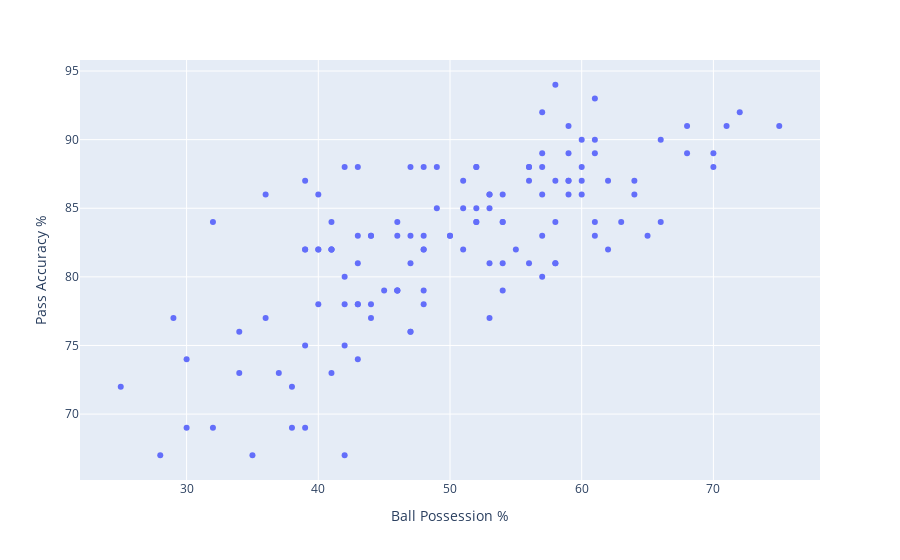

Notebook cell for this chart:
### Code cell
fig = px.scatter(df, x="Ball Possession %", y="Pass Accuracy %")
fig.show()

### Figure 1 — Plotly figure (JSON) as saved in the notebook; plotly's stock layout.template omitted (floating-point values rounded to 4 significant figures)
{"data": [{"hovertemplate": "Ball Possession %=%{x}<br>Pass Accuracy %=%{y}<extra></extra>", "legendgroup": "", "marker": {"color": "#636efa", "symbol": "circle"}, "mode": "markers", "name": "", "orientation": "v", "showlegend": false, "type": "scatter", "x": [40, 60, 43, 57, 64, 36, 39, 61, 51, 49, 72, 28, 52, 48, 54, 46, 50, 50, 60, 40, 52, 48, 52, 48, 61, 39, 41, 59, 41, 59, 57, 43, 47, 53, 47, 53, 47, 53, 30, 70, 49, 51, 44, 56, 58, 42, 66, 34, 58, 42, 42, 58, 52, 48, 41, 59, 71, 29, 58, 42, 54, 46, 45, 55, 56, 44, 61, 39, 68, 32, 32, 68, 38, 62, 53, 47, 34, 66, 41, 59, 30, 70, 65, 35, 44, 56, 60, 40, 54, 46, 43, 57, 36, 64, 48, 52, 41, 59, 39, 61, 75, 25, 54, 46, 47, 53, 56, 44, 37, 63, 48, 51, 42, 58, 57, 43, 43, 57, 38, 62, 40, 60, 54, 46, 43, 57, 39, 61], "xaxis": "x", "y": [78, 86, 78, 86, 86, 86, 87, 93, 87, 85, 92, 67, 85, 82, 84, 84, 83, 83, 88, 82, 88, 83, 84, 79, 89, 82, 82, 91, 82, 87, 88, 81, 76, 81, 76, 77, 88, 86, 69, 89, 88, 85, 77, 81, 81, 80, 90, 73, 84, 75, 78, 87, 84, 82, 82, 89, 91, 77, 94, 88, 84, 79, 79, 82, 88, 83, 90, 82, 91, 84, 69, 89, 72, 87, 86, 81, 76, 84, 73, 87, 74, 88, 83, 67, 78, 88, 87, 82, 86, 83, 78, 83, 77, 87, 88, 88, 84, 86, 69, 84, 91, 72, 81, 79, 83, 85, 87, 83, 73, 84, 78, 82, 67, 81, 89, 83, 74, 80, 69, 82, 86, 90, 79, 79, 88, 92, 75, 83], "yaxis": "y"}], "layout": {"legend": {"tracegroupgap": 0}, "margin": {"t": 60}, "xaxis": {"anchor": "y", "domain": [0, 1], "title": {"text": "Ball Possession %"}}, "yaxis": {"anchor": "x", "domain": [0, 1], "title": {"text": "Pass Accuracy %"}}}}
